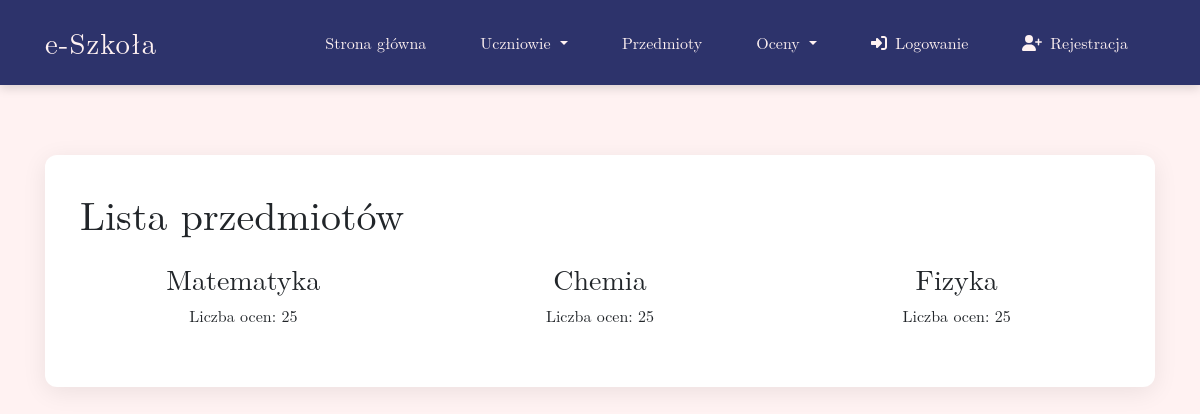
Screenshot of /subject_list/ with the database file from the repository.
### journal/models.py (models this page shows, shortened)
class Subject(models.Model):
    name = models.CharField(max_length=50)

### journal/views.py (the view)
# urls.py: path('subject_list/', SubjectListView.as_view(), name='subject_list'),
class SubjectListView(ListView):
    template_name = "journal/subject_list.html"
    model = Subject
    context_object_name = "subjects"

### journal/templates/journal/subject_list.html (shortened to what this page needs)
{% extends 'journal/base.html' %}
{% block content %}
<h1 class="mb-4">Lista przedmiotów</h1>
<div class="row">
    {% for subject in subjects %}
    <div class="col-md-4 mb-4">
        <div class="subject-card hover-scale">
            <div class="text-center">
                <h3>{{ subject.name }}</h3>
                <p class="mb-0">Liczba ocen: 25</p>
            </div>
        </div>
    </div>
    {% endfor %}
</div>
{% endblock %}

### static/css/base.css (style rules this page uses)
:root { --primary-bg: #FFF2F2; --nav-bg: #2D336B; --accent-blue: #7886C7; --hover-blue: #A9B5DF; }
body { background: var(--primary-bg); font-family: 'Latin Modern Roman', 'Georgia', serif; min-height: 100vh; display: flex; flex-direction: column; }

### rows the page displays
Subject: name "Matematyka"
Subject: name "Chemia"
Subject: name "Fizyka"
